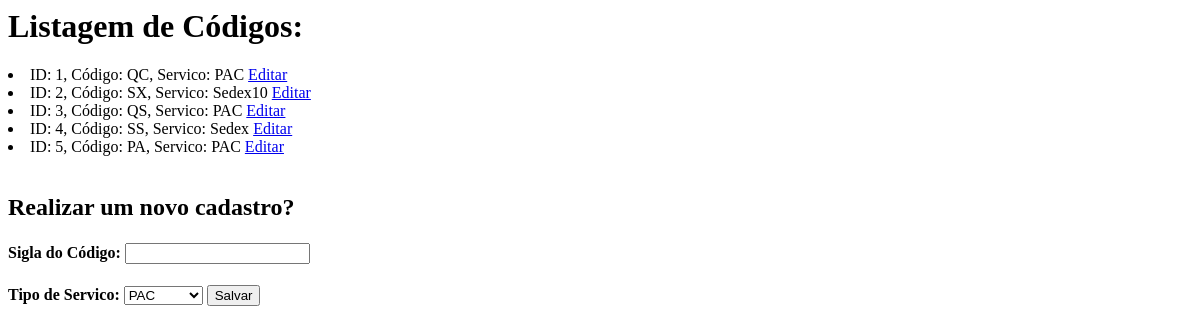
/cadastro/etiqueta/, run on an earlier commit of the app's database.
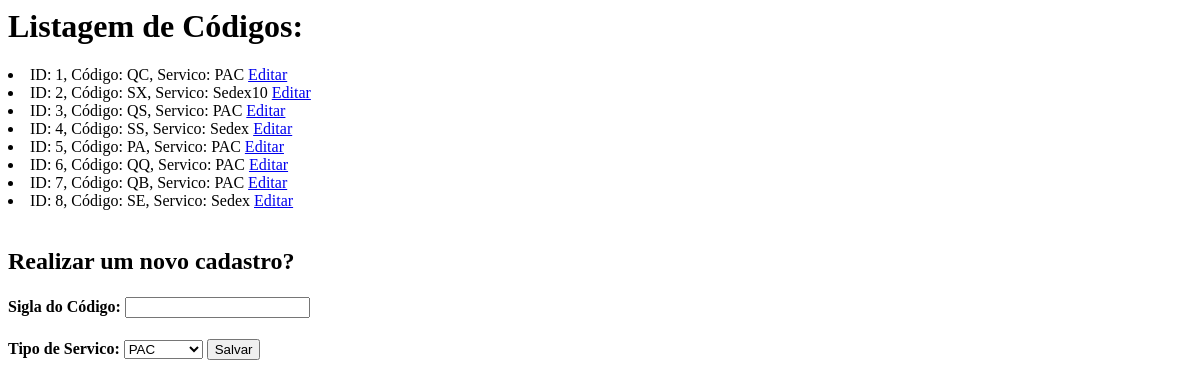
And on a later commit of the database.
### envios/models.py (models this page shows, shortened)
class EtiquetaCorreios(models.Model):
    servico = models.CharField(max_length=50)
    codigo = models.CharField(max_length=2)

### cadastros/views.py (the view)
# urls.py: path('etiqueta/', cadastro_etiqueta),
def cadastro_etiqueta(request):
    etiqueta = EtiquetaCorreios.objects.all()
    return render(request, "cadastro_etiqueta.html", {"etiqueta": etiqueta})

### cadastros/templates/cadastro_etiqueta.html (shortened to what this page needs)
<body>
    <h1>Listagem de Códigos:</h1>
    {% for etiquetas in etiqueta  %}
        <li> ID: {{ etiquetas.id }}, Código: {{etiquetas.codigo}}, Servico: {{etiquetas.servico}}
        <a href="{% url 'editar_cadastro_etiqueta' etiquetas.id %}">Editar</a>
        </li>
    {% endfor %}
    <br/>
    <h2>Realizar um novo cadastro? </h2>
    <form action="{% url 'salvar_cadastro_etiqueta' %}" method="POST">
        <h4>Sigla do Código: <input type="text" name="Codigo"></h4>
        <h4>Tipo de Servico: <select name="Servico">
            <option value="PAC"> PAC </option>
        </select>
        <button type="submit">Salvar</button>
    </form>
</body>

What changed in the data, as far as the page shows it:
added EtiquetaCorreios: id "6", codigo "QQ", servico "PAC"
added EtiquetaCorreios: id "7", codigo "QB", servico "PAC"
added EtiquetaCorreios: id "8", codigo "SE", servico "Sedex"
